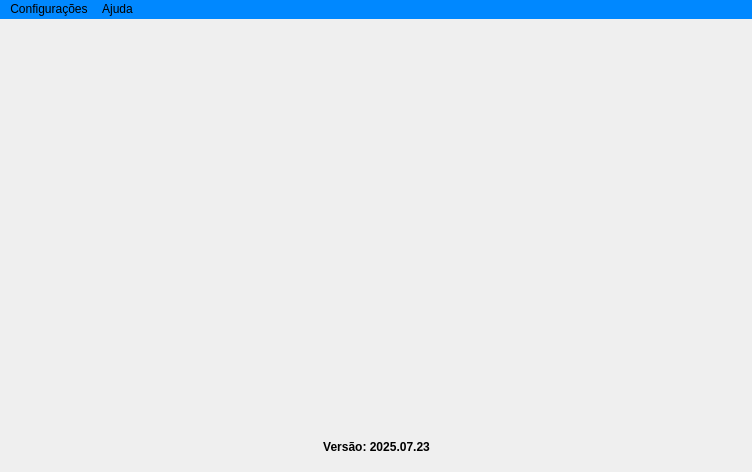
<?xml version="1.0" encoding="UTF-8"?>
<ui version="4.0">
 <class>Menu</class>
 <widget class="QMainWindow" name="Menu">
  <property name="geometry">
   <rect>
    <x>0</x>
    <y>0</y>
    <width>752</width>
    <height>472</height>
   </rect>
  </property>
  <property name="windowTitle">
   <string>ICThUS Pocket</string>
  </property>
  <property name="styleSheet">
   <string notr="true"/>
  </property>
  <property name="unifiedTitleAndToolBarOnMac">
   <bool>true</bool>
  </property>
  <widget class="QWidget" name="centralwidget">
   <layout class="QHBoxLayout" name="horizontalLayout">
    <item>
     <spacer name="horizontalSpacer_2">
      <property name="orientation">
       <enum>Qt::Orientation::Horizontal</enum>
      </property>
      <property name="sizeHint" stdset="0">
       <size>
        <width>113</width>
        <height>20</height>
       </size>
      </property>
     </spacer>
    </item>
    <item>
     <widget class="QFrame" name="frame">
      <property name="frameShape">
       <enum>QFrame::Shape::NoFrame</enum>
      </property>
      <property name="frameShadow">
       <enum>QFrame::Shadow::Raised</enum>
      </property>
      <layout class="QVBoxLayout" name="verticalLayout">
       <item>
        <spacer name="verticalSpacer_3">
         <property name="orientation">
          <enum>Qt::Orientation::Vertical</enum>
         </property>
         <property name="sizeHint" stdset="0">
          <size>
           <width>20</width>
           <height>40</height>
          </size>
         </property>
        </spacer>
       </item>
       <item>
        <widget class="QLabel" name="label">
         <property name="minimumSize">
          <size>
           <width>441</width>
           <height>280</height>
          </size>
         </property>
         <property name="maximumSize">
          <size>
           <width>441</width>
           <height>280</height>
          </size>
         </property>
         <property name="text">
          <string/>
         </property>
         <property name="textFormat">
          <enum>Qt::TextFormat::AutoText</enum>
         </property>
         <property name="pixmap">
          <pixmap>../../../Users/assets/logo.png</pixmap>
         </property>
         <property name="scaledContents">
          <bool>true</bool>
         </property>
        </widget>
       </item>
       <item>
        <spacer name="verticalSpacer_2">
         <property name="orientation">
          <enum>Qt::Orientation::Vertical</enum>
         </property>
         <property name="sizeHint" stdset="0">
          <size>
           <width>20</width>
           <height>42</height>
          </size>
         </property>
        </spacer>
       </item>
       <item>
        <widget class="QLabel" name="lbVersion">
         <property name="font">
          <font>
           <family>Segoe UI</family>
           <pointsize>9</pointsize>
           <bold>true</bold>
          </font>
         </property>
         <property name="text">
          <string>Versão: 2025.07.23</string>
         </property>
         <property name="alignment">
          <set>Qt::AlignmentFlag::AlignCenter</set>
         </property>
        </widget>
       </item>
      </layout>
     </widget>
    </item>
    <item>
     <spacer name="horizontalSpacer">
      <property name="orientation">
       <enum>Qt::Orientation::Horizontal</enum>
      </property>
      <property name="sizeHint" stdset="0">
       <size>
        <width>112</width>
        <height>20</height>
       </size>
      </property>
     </spacer>
    </item>
   </layout>
  </widget>
  <widget class="QMenuBar" name="menubar">
   <property name="geometry">
    <rect>
     <x>0</x>
     <y>0</y>
     <width>752</width>
     <height>33</height>
    </rect>
   </property>
   <property name="styleSheet">
    <string notr="true">QMenuBar{
	background-color: #0088ff;
	color: black;
}</string>
   </property>
   <property name="nativeMenuBar">
    <bool>true</bool>
   </property>
   <widget class="QMenu" name="menuHelp">
    <property name="title">
     <string>Ajuda</string>
    </property>
    <addaction name="separator"/>
    <addaction name="actionExit"/>
   </widget>
   <widget class="QMenu" name="menuSettings">
    <property name="title">
     <string>Configurações</string>
    </property>
    <addaction name="actionDatabase"/>
   </widget>
   <addaction name="menuSettings"/>
   <addaction name="menuHelp"/>
  </widget>
  <action name="actionExit">
   <property name="icon">
    <iconset>
     <normaloff>../../../Users/assets/logout.png</normaloff>../../../Users/assets/logout.png</iconset>
   </property>
   <property name="text">
    <string>Sair</string>
   </property>
  </action>
  <action name="actionSobre">
   <property name="icon">
    <iconset>
     <normaloff>../../../Users/assets/info.png</normaloff>../../../Users/assets/info.png</iconset>
   </property>
   <property name="text">
    <string>Sobre</string>
   </property>
  </action>
  <action name="actionDatabase">
   <property name="text">
    <string>Banco de dados</string>
   </property>
  </action>
  <action name="actionCadastro_de_Protudos">
   <property name="text">
    <string>Vincular Produtos</string>
   </property>
  </action>
  <action name="actionProdutos_Vinculados">
   <property name="text">
    <string>Produtos Vinculados</string>
   </property>
  </action>
 </widget>
 <resources/>
 <connections/>
</ui>
